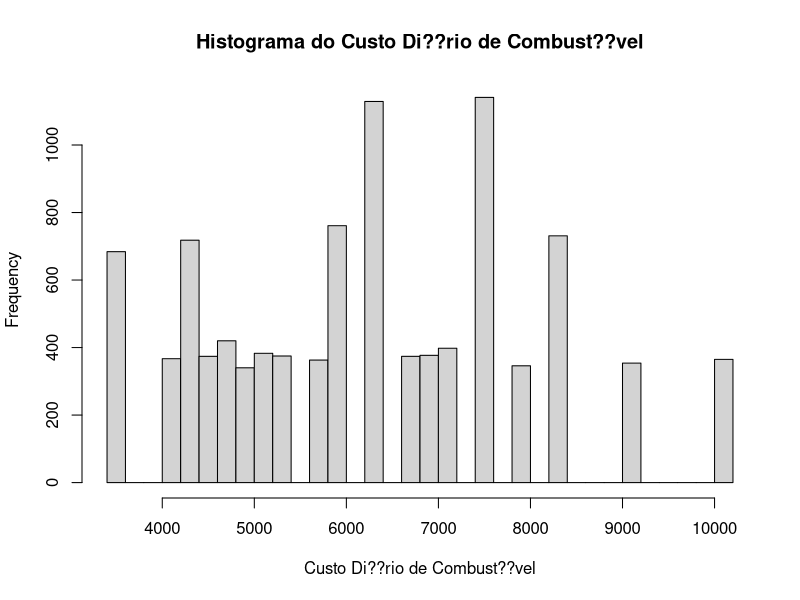

The R script that drew this image:
# 2-A frota de uma empresa de taxi  ??e composta por 20 ve ????culos. Por ??em, acidentes e
# a necessidade de manuten ??c ??ao fazem com que a frota ativa tenha uma distribui ??c ??ao de
# (15, 20, 18) carros ativos num dia. Sabendo que, cada carro consome (40,70,58) litros
# de gasolina por dia a um custo vari ??avel de (5.70, 7.20, 6.00) reais/ litro. Usando MC,
# crie um modelo de risco de custo para o gasto di ??ario de combust ????vel da empresa de taxi.

q2 <- function(n) {
  # Carros ativos por dia
  carros_ativos <- c(15, 20, 18)
  # Consumo de gasolina por carro por dia (litros)
  consumo_gasolina <- c(40, 70, 58)
  # Custo vari??vel por litro de gasolina
  custo_gasolina <- c(5.70, 7.20, 6.00)
  
  # Amostragem Monte Carlo
  custo_combustivel <- replicate(n, {
    carros <- sample(carros_ativos, 1)
    consumo <- sample(consumo_gasolina, 1)
    custo_litro <- sample(custo_gasolina, 1)
    custo_combustivel_dia <- carros * consumo * custo_litro
    custo_combustivel_dia
  })
  
  hist(custo_combustivel, breaks = "FD", xlab = "Custo Di??rio de Combust??vel", main = "Histograma do Custo Di??rio de Combust??vel")
}

# Chamada da fun????o q2 com 10000 itera????es
q2(10000)